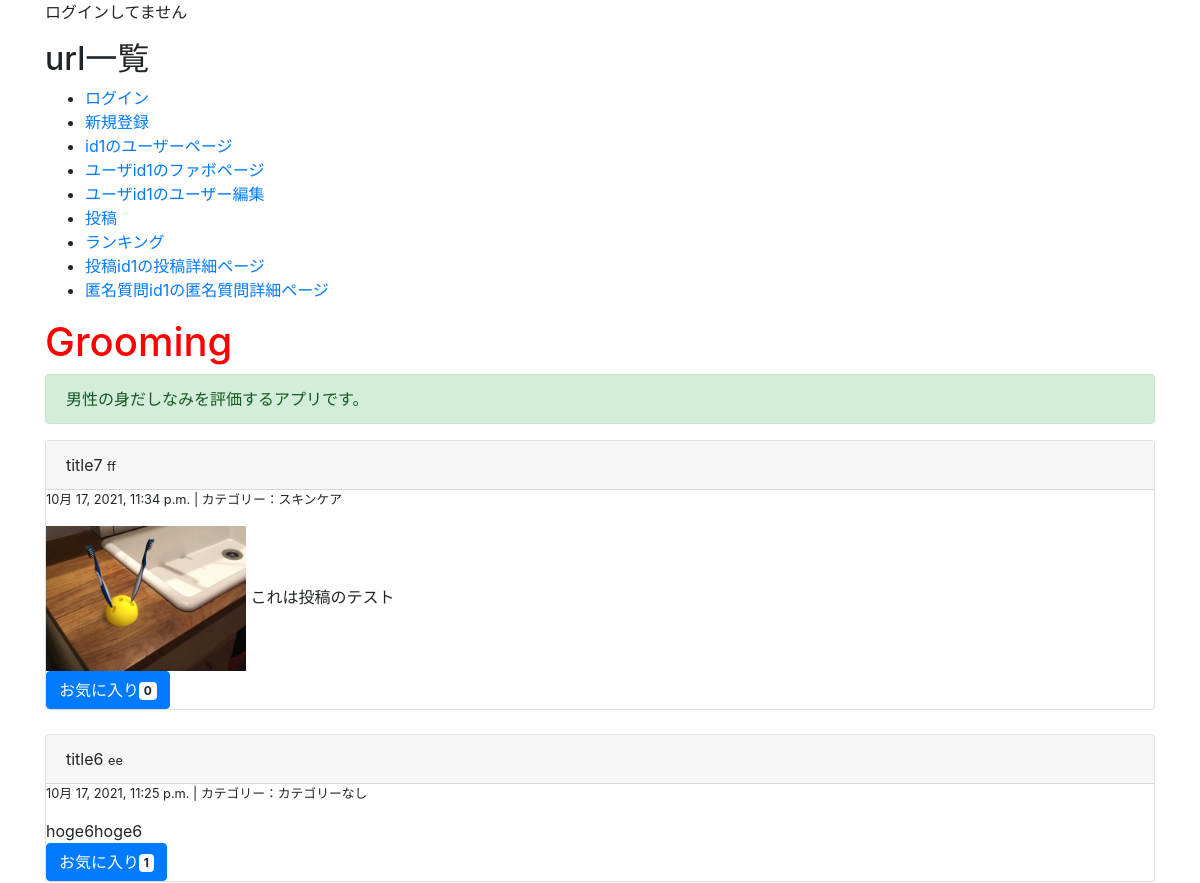
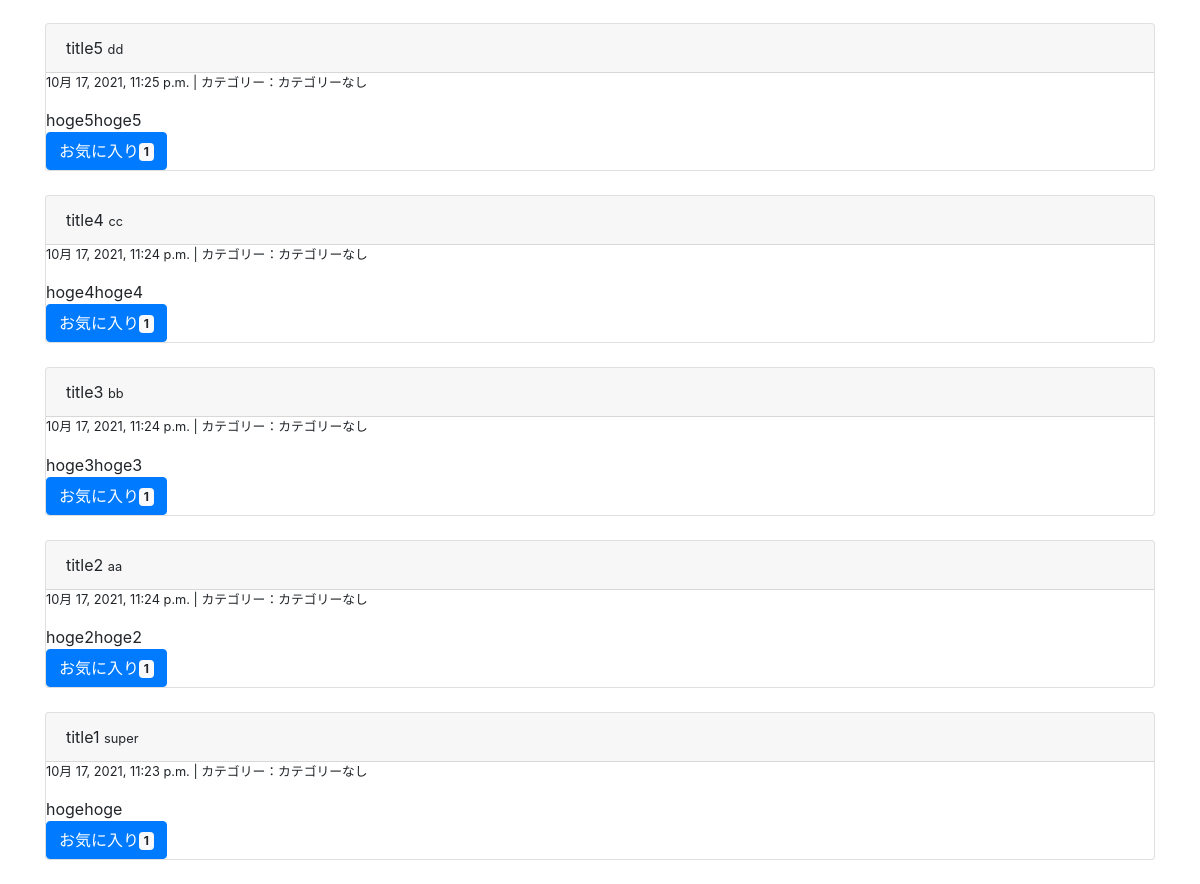
The page / on the database its author committed (2 pictures, top to bottom).
### groomings/models.py (models this page shows, shortened)
class Date(models.Model):
    created_at = models.DateTimeField(default=now)
    class Meta:
        abstract = True

class Post(Date):
    title = models.CharField(max_length=30, null=True, blank=True)
    image = models.FileField(upload_to='post_image/', null=True)
    text = models.TextField(null=True, blank=True)
    user = models.ForeignKey(
        'User', on_delete=models.CASCADE, related_name="user_post"
    )
    favorite = models.ManyToManyField(User, related_name="user_favo_post")
    category = models.CharField(max_length=15, default='カテゴリーなし')
    class Meta:
        db_table = 'post'

class User(AbstractBaseUser, PermissionsMixin):
    username = models.CharField(max_length=150)
    email = models.EmailField(max_length=255, unique=True)
    point = models.IntegerField(default=50)
    is_active = models.BooleanField(default=True)
    is_staff = models.BooleanField(default=False) # 管理画面にログインできるかどうか
    USERNAME_FIELD = 'email' # このテーブルのレコードを一意に識別
    REQUIRED_FIELDS = ['username'] # スーパーユーザー作成時に入力する(emailとパスワードは必須だからそれ以外で)
    objects = UserManager()

### groomings/views.py (the view)
# urls.py: path(r'', views.top, name = 'top'), # タイムライン
def top(request):
    posts = Post.objects.order_by('-created_at')
    return render(request, 'groomings/top.html', context={"posts": posts})

### groomings/templatetags/tag_event.py (called while the page is built)
@register.filter(name="count_favo")
def count_favo(post):
    return post.favorite.all().count()

### groomings/templates/groomings/top.html (shortened to what this page needs)
{% extends "groomings/base.html" %}
{% load tag_event %}
{% block content %}
{% if user.is_authenticated %}
  <p>ログインしてます</p>
  <p>ログインユーザー:{{ request.user.username }}</p>
{% else %}
  <p>ログインしてません</p>
{% endif %}
<h2>url一覧</h2>
<ul>
  <li><a href="{% url 'groomings:login' %}">ログイン</a></li>
  <li><a href="{% url 'groomings:signup' %}">新規登録</a></li>
  <li><a href="{% url 'groomings:user' 1 %}">id1のユーザーページ</a></li>
  <li><a href="{% url 'groomings:user_favo' 1 %}">ユーザid1のファボページ</a></li>
  <li><a href="{% url 'groomings:edit_user' 1 %}">ユーザid1のユーザー編集</a></li>
  <li><a href="{% url 'groomings:create_post' %}">投稿</a></li>
  <li><a href="{% url 'groomings:ranking' %}">ランキング</a></li>
  <li><a href="{% url 'groomings:post_detail' 1 %}">投稿id1の投稿詳細ページ</a></li>
  <li><a href="{% url 'groomings:question_detail' 1 %}">匿名質問id1の匿名質問詳細ページ</a></li>
</ul>
  <h1>Grooming</h1>
  <p class= "alert alert-success">男性の身だしなみを評価するアプリです。</p>
  {% for post in posts %}
    <div class="post card">
      <div class="card-header">
        {{ post.title }}
        <small>{{ post.user.username }}</small>
      </div>
      <div class="body">
        <p class="small">{{ post.created_at }} | カテゴリー：{{ post.category }}</p>
        {% if post.image %}
          <img src="{{ post.image.url }}" width="200">
        {% endif %}
        <span>{{ post.text }}</span><br>
        <button class="btn btn-primary">お気に入り<span class="badge badge-light">{{ post | count_favo }}</span></button>
      </div>
    </div>
    <br>
  {% endfor %}
{% endblock %}

### groomings/templates/groomings/base.html (shortened to what this page needs)
{% load static %}<!DOCTYPE html>
<html lang="ja">
    <head>
        <link rel="stylesheet" type="text/css" href="{% static 'base.css' %}">
        <link rel="stylesheet" href="https://stackpath.bootstrapcdn.com/bootstrap/4.5.0/css/bootstrap.min.css">
    </head>
    <body>
        <div class="container">
            {% block content %}{% endblock %}
        </div>
    </body>
</html>

### groomings/static/base.css (style rules this page uses)
h1 { color: red; }

### rows shown on the page
Post: title "title7", user.username "ff", created_at "10月 17, 2021, 11:34 p.m.", category "スキンケア", image (picture), text "これは投稿のテスト", id "0"
Post: title "title6", user.username "ee", created_at "10月 17, 2021, 11:25 p.m.", category "カテゴリーなし", text "hoge6hoge6", id "1"
Post: title "title5", user.username "dd", created_at "10月 17, 2021, 11:25 p.m.", category "カテゴリーなし", text "hoge5hoge5", id "1"
Post: title "title4", user.username "cc", created_at "10月 17, 2021, 11:24 p.m.", category "カテゴリーなし", text "hoge4hoge4", id "1"
Post: title "title3", user.username "bb", created_at "10月 17, 2021, 11:24 p.m.", category "カテゴリーなし", text "hoge3hoge3", id "1"
Post: title "title2", user.username "aa", created_at "10月 17, 2021, 11:24 p.m.", category "カテゴリーなし", text "hoge2hoge2", id "1"
Post: title "title1", user.username "super", created_at "10月 17, 2021, 11:23 p.m.", category "カテゴリーなし", text "hogehoge", id "1"
